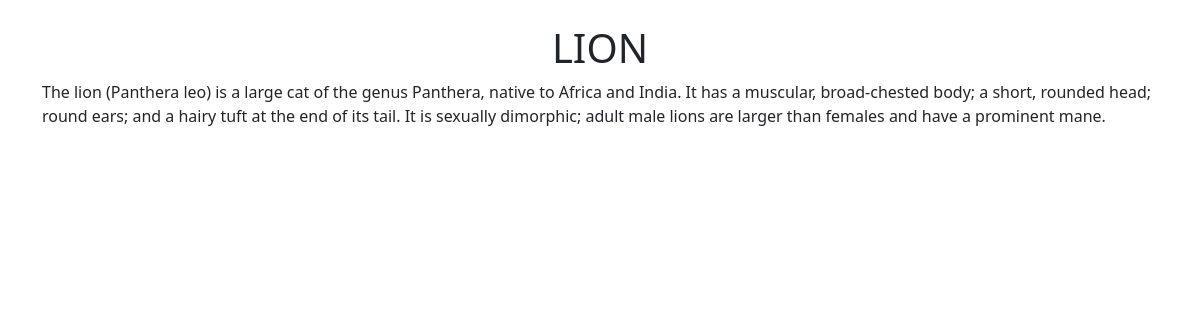
The page /blog_details/1/ (signed in) on the database its author committed.
### myblogs/models.py (models this page shows, shortened)
class blog_Post(models.Model):
    blog_name =models.CharField(max_length=100)
    cover_img=models.ImageField(upload_to='images/')
    blog_description=RichTextField()
    blog_cat=models.ForeignKey(Blog_Category ,on_delete=models.CASCADE)

### myblogs/views.py (the view)
# urls.py: path('blog_details/<str:blog_id>/',views.blog_details,name ='blog_details'),
@login_required(login_url="loginuser")
def blog_details(request, blog_id):
    y=blog_Post.objects.get(id=blog_id)
    return render(request,'myblogs/blog_details.html',{"y":y})

### myblogs/templates/myblogs/blog_details.html (shortened to what this page needs)
<!DOCTYPE html>
<html lang="en">
<head>
    <link href="https://cdn.jsdelivr.net/npm/bootstrap@5.3.2/dist/css/bootstrap.min.css" rel="stylesheet">
</head>
<body>
    <div class="container ">
        <h1 class=" text-center">{{ y.blog_name }}</h1>
        {{ y.blog_description | safe | striptags }}
</body>
</html>

### rows shown on the page
blog_Post: blog_name "LION", blog_description "The lion (Panthera leo) is a large cat of the genus Panthera, native to Africa and India. It has a muscular, broad-chested body; a short, rounded head; round ears; and a hairy tuft at the end of its tail. It is sexually dimorphic; adult male lions are larger than females and have a prominent mane."
